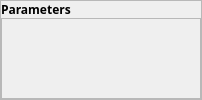
              <widget class="QWidget" name="widgetContentRight" native="true">
               <layout class="QHBoxLayout" name="horizontalLayout_4">
                <property name="spacing">
                 <number>0</number>
                </property>
                <property name="leftMargin">
                 <number>0</number>
                </property>
                <property name="topMargin">
                 <number>0</number>
                </property>
                <property name="rightMargin">
                 <number>0</number>
                </property>
                <property name="bottomMargin">
                 <number>0</number>
                </property>
                <item>
                 <widget class="QFrame" name="frame_4">
                  <property name="frameShape">
                   <enum>QFrame::StyledPanel</enum>
                  </property>
                  <property name="frameShadow">
                   <enum>QFrame::Raised</enum>
                  </property>
                  <layout class="QVBoxLayout" name="verticalLayout_6" stretch="0,1">
                   <property name="spacing">
                    <number>0</number>
                   </property>
                   <property name="leftMargin">
                    <number>0</number>
                   </property>
                   <property name="topMargin">
                    <number>0</number>
                   </property>
                   <property name="rightMargin">
                    <number>0</number>
                   </property>
                   <property name="bottomMargin">
                    <number>0</number>
                   </property>
                   <item>
                    <widget class="QLabel" name="label_4">
                     <property name="sizePolicy">
                      <sizepolicy hsizetype="Preferred" vsizetype="Preferred">
                       <horstretch>0</horstretch>
                       <verstretch>0</verstretch>
                      </sizepolicy>
                     </property>
                     <property name="minimumSize">
                      <size>
                       <width>200</width>
                       <height>0</height>
                      </size>
                     </property>
                     <property name="font">
                      <font>
                       <family>微软雅黑</family>
                       <weight>75</weight>
                       <bold>true</bold>
                      </font>
                     </property>
                     <property name="text">
                      <string>Parameters</string>
                     </property>
                    </widget>
                   </item>
                   <item>
                    <widget class="QFrame" name="frame_6">
                     <property name="frameShape">
                      <enum>QFrame::StyledPanel</enum>
                     </property>
                     <property name="frameShadow">
                      <enum>QFrame::Raised</enum>
                     </property>
                     <layout class="QVBoxLayout" name="verticalLayout_9">
                      <property name="spacing">
                       <number>0</number>
                      </property>
                      <property name="leftMargin">
                       <number>0</number>
                      </property>
                      <property name="topMargin">
                       <number>0</number>
                      </property>
                      <property name="rightMargin">
                       <number>0</number>
                      </property>
                      <property name="bottomMargin">
                       <number>0</number>
                      </property>
                     </layout>
                    </widget>
                   </item>
                  </layout>
                 </widget>
                </item>
               </layout>
              </widget>
